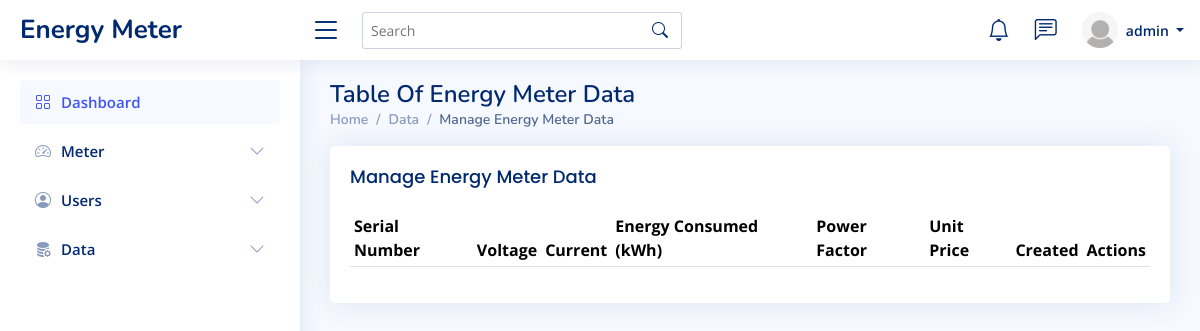
The page /manage_data/ (signed in) on the database as committed earlier.
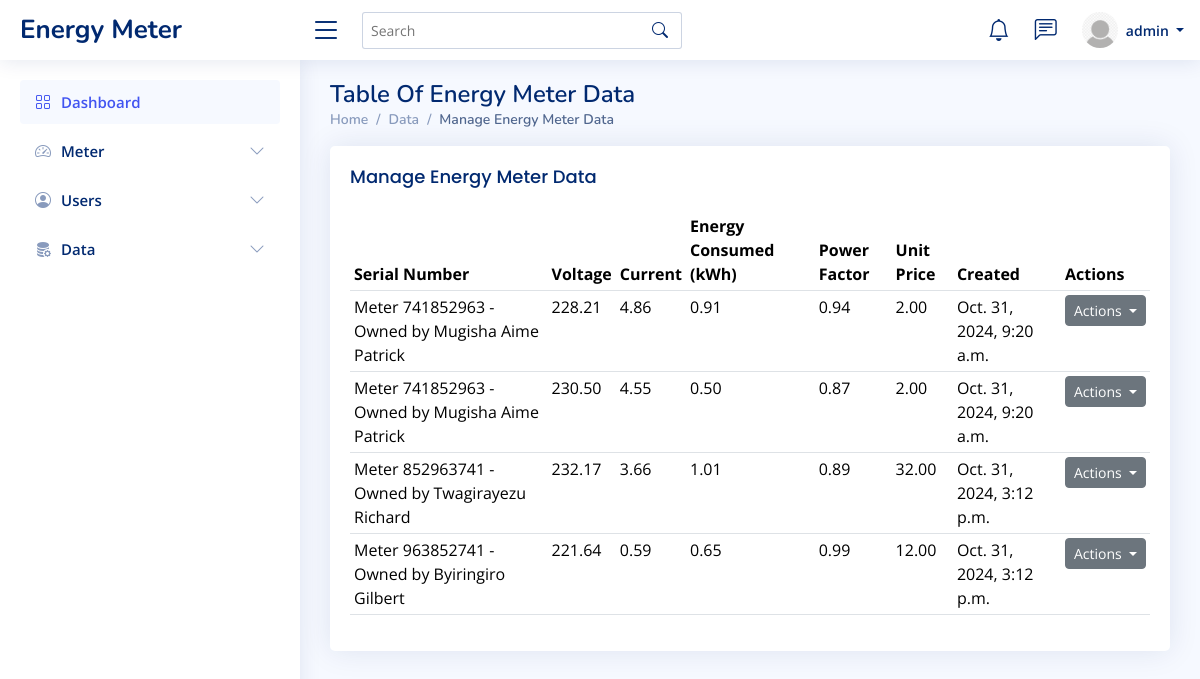
The same page on the database as committed later.
### energy_meter_app/models.py (models this page shows, shortened)
class Data(models.Model):
    serial_number = models.ForeignKey(Meter, on_delete=models.CASCADE, related_name='data_records')
    voltage = models.DecimalField(max_digits=10, decimal_places=2)  # Voltage in volts
    current = models.DecimalField(max_digits=10, decimal_places=2)  # Current in amperes
    power = models.DecimalField(max_digits=10, decimal_places=2)    # Power in watts
    energy = models.DecimalField(max_digits=10, decimal_places=2)   # Energy in kWh
    power_factor = models.DecimalField(max_digits=5, decimal_places=2)  # Power factor (dimensionless)
    unit_price = models.DecimalField(max_digits=10, decimal_places=2)
    created_at = models.DateTimeField(auto_now_add=True)
    updated_at = models.DateTimeField(auto_now=True)
    class Meta:
        verbose_name = 'Data'
        verbose_name_plural = 'Data Records'
        ordering = ['created_at']

class Meter(models.Model):
    serial_number = models.CharField(max_length=30, unique=True)
    created_at = models.DateTimeField(auto_now_add=True)
    owner = models.ForeignKey(UserProfile, on_delete=models.CASCADE)
    updated_at = models.DateTimeField(auto_now=True)
    remaining_energy = models.DecimalField(max_digits=10, decimal_places=2, default=0.0)
    class Meta:
        verbose_name = 'Meter'
        verbose_name_plural = 'Meters'
        ordering = ['created_at']
    def __str__(self):
        return f"Meter {self.serial_number} - Owned by {self.owner.name}"

class UserProfile(models.Model):
    STATUS_CHOICES = [
        ('staff', 'Staff'),
        ('client', 'Client'),
    ]
    name = models.CharField(max_length=100)
    national_id = models.CharField(max_length=20, unique=True)
    phone_number = models.CharField(max_length=15, unique=True)
    address = models.TextField(max_length=50)
    created_at = models.DateTimeField(auto_now_add=True)
    updated_at = models.DateTimeField(auto_now=True)
    is_active = models.BooleanField(default=True)
    status = models.CharField(max_length=10, choices=STATUS_CHOICES, default='client')
    class Meta:
        verbose_name = 'User Profile'
        verbose_name_plural = 'User Profiles'
        ordering = ['created_at']

### energy_meter_app/views.py (the view)
# urls.py: path('manage_data/', views.manage_data, name='manage_data'),
@login_required
def manage_data(request):
    datas = Data.objects.all()
    return render(request, 'energy_meter_app/tables/manage_data.html', {'datas': datas})

### energy_meter_app/templates/energy_meter_app/tables/manage_data.html (shortened to what this page needs)
{% load static %}
<!DOCTYPE html>
<html lang="en">
{% include "energy_meter_app/admin_navbar/header.html" %}
<body>
  {% include "energy_meter_app/admin_navbar/navbar.html" %}
  {% include "energy_meter_app/admin_navbar/aside.html" %}
  <main id="main" class="main">
    <div class="pagetitle">
      <h1>Table Of Energy Meter Data</h1>
      <nav>
        <ol class="breadcrumb">
          <li class="breadcrumb-item"><a href="{% url "admin_dashboard" %}">Home</a></li>
          <li class="breadcrumb-item">Data</li>
          <li class="breadcrumb-item active">Manage Energy Meter Data</li>
        </ol>
      </nav>
    </div>
    <section class="section">
      <div class="row">
        <div class="col-lg-12">
          <div class="card">
            <div class="card-body">
              <h5 class="card-title">Manage Energy Meter Data</h5>
              <table class="table datatable table-sm">
                <thead>
                  <tr>
                    <th>Serial Number</th>
                    <th>Voltage</th>
                    <th>Current</th>
                    <th>Energy Consumed (kWh)</th>
                    <th>Power Factor</th>
                    <th>Unit Price</th>
                    <th>Created</th>
                    <th>Actions</th>
                  </tr>
                </thead>
                <tbody>
                  {% for data in datas %}
                  <tr>
                    <td>{{ data.serial_number }}</td>
                    <td>{{ data.voltage }}</td>
                    <td>{{ data.current }}</td>
                    <td>{{ data.energy }}</td>
                    <td>{{ data.power_factor }}</td>
                    <td>{{ data.unit_price }}</td>
                    <td>{{ data.created_at }}</td>
                    <td>
                        <div class="dropdown">
                            <button class="btn btn-secondary btn-sm dropdown-toggle" type="button" id="actionDropdown{{ data.id }}" data-bs-toggle="dropdown" aria-expanded="false">
                                Actions
                            </button>
                        </div>
                    </td>
                  </tr>
                  {% endfor %}
                </tbody>
              </table>
            </div>
          </div>
        </div>
      </div>
    </section>
  </main>
</body>
</html>

Rows that differ between the two databases and show on the page:
added Data: serial_number "Meter 741852963 - Owned by Mugisha Aime Patrick", voltage "228.21", current "4.86", energy "0.91", power_factor "0.94", unit_price "2.00", created_at "Oct. 31, 2024, 9:20 a.m."
added Data: serial_number "Meter 741852963 - Owned by Mugisha Aime Patrick", voltage "230.50", current "4.55", energy "0.50", power_factor "0.87", unit_price "2.00", created_at "Oct. 31, 2024, 9:20 a.m."
added Data: serial_number "Meter 852963741 - Owned by Twagirayezu Richard", voltage "232.17", current "3.66", energy "1.01", power_factor "0.89", unit_price "32.00", created_at "Oct. 31, 2024, 3:12 p.m."
added Data: serial_number "Meter 963852741 - Owned by Byiringiro Gilbert", voltage "221.64", current "0.59", energy "0.65", power_factor "0.99", unit_price "12.00", created_at "Oct. 31, 2024, 3:12 p.m."
